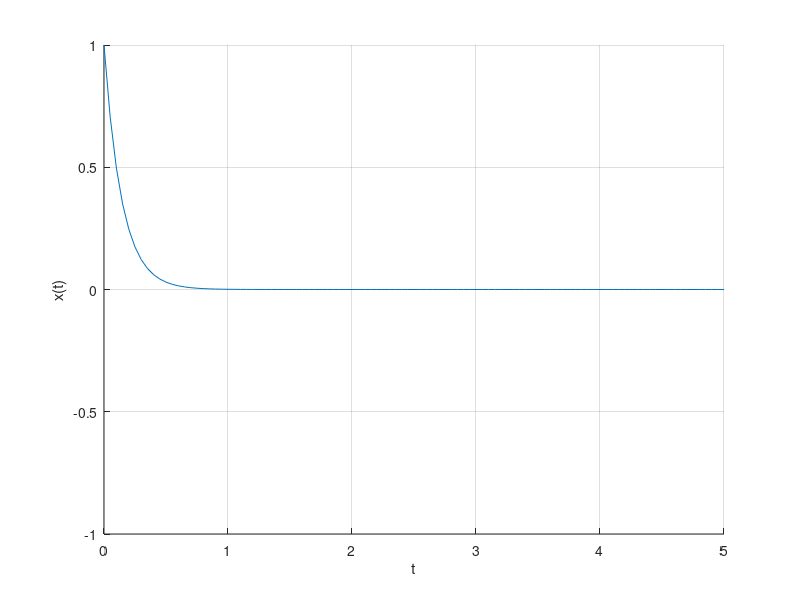

MATLAB code for this plot: (Note: this script raises an error after producing the figure.)
clear all
clc

%% Worksheet 3 Exercise a

delta_t = [1/2 1/4 1/8 1/16 1/32];

% Plot the reference solution.
t = 0:0.05:5;
x_t = exp(-7*t);
figure('Name', 'Explicit Euler Method');
grid on; hold on;
plot(t,x_t);
xlabel('t')
ylabel('x(t)')
ylim([-1 1])
hold on

% Explicit Euler Method Initialization.
x_0 = 1;
dt = 1/2;
t_end = 5;
f = @Utilities.Dahlquist;

% Error Vector Initialization
E = zeros(1,5);
E_red = ones(1,5);
% Stability Vector Initialization (expl_euler)
% We consider two types of stability definition, 
% The one is von Neumann stability, 
% The other one is defined by ourselves. 
explStabilityA = strings(1,5);
explStabilityB = strings(1,5);
for i = 1:5
    % Compute the approximate solutions and plot. 
    t = 0:dt:t_end;
    x_exact = exp(-7*t);
    x_t = expl_euler(x_0, dt, t_end, f);
    plot(t, x_t);
    % Error and error reduction computation
    E(i) = Utilities.approx_error(dt, t_end, x_exact, x_t(1, :));
    if i >= 2
        E_red(i) = E(i-1) / E(i);
    end
    % check stability
    explStabilityA(i) = Utilities.checkStabilityA(dt, 1);
    explStabilityB(i) = Utilities.checkStabilityB(x_exact, x_t, 1e-2);
    dt = dt/2;
end
legend('Analytical Solution', '\delta t = 1/2', '\delta t = 1/4', '\delta t = 1/8', '\delta t = 1/16','\delta t = 1/32')
title('Explicit Euler with time steps $\delta (t)=\{\frac{1}{2},\frac{1}{4},\frac{1}{8},\frac{1}{16},\frac{1}{32}\}$', ...
  'interpreter', 'latex');

% Print the error and error reduction with expl_euler as a table. 
table([delta_t; E; E_red], 'VariableNames', {'explicit_Euler_method_q_1'}, 'RowNames', {'delta_t' 'error' 'error red.'})

%% Worksheet 3 Exercise b-f)
% Plot the reference solution.
t = 0:0.05:5;
x_t = exp(-7*t);
figure('Name', 'Implicit Euler Method');
grid on; hold on;
plot(t,x_t);
xlabel('t')
ylabel('x(t)')
ylim([-1 1])
hold on

% Implicit Euler Method Initialization.
x_0 = 1;
dt = 1/2;
t_end = 5;
f = @Utilities.Dahlquist;
df = @Utilities.dDahlquist;

% Error Vector Initialization
E = zeros(1,5);
E_red = ones(1,5);
% Stability Vector Initialization (impl_euler)
implStabilityA = strings(1,5);
implStabilityB = strings(1,5);
for i = 1:5
    % Compute the approximated solutions and plot. 
    t = 0:dt:t_end;
    x_exact = exp(-7*t);
    x_t = impl_euler(x_0, dt, t_end, f, df);
    plot(t, x_t);
    % Error and error reduction computation
    E(i) = Utilities.approx_error(dt, t_end, x_exact, x_t(1, :));
    if i >= 2
        E_red(i) = E(i-1) / E(i);
    end
    implStabilityA(i) = Utilities.checkStabilityA(dt, 2);
    implStabilityB(i) = Utilities.checkStabilityB(x_exact, x_t, 1e-2);
    dt = dt/2;
end
legend('Analytical Solution', '\delta t = 1/2', '\delta t = 1/4', '\delta t = 1/8', '\delta t = 1/16','\delta t = 1/32')
title('Implicit Euler with time steps $\delta (t)=\{\frac{1}{2},\frac{1}{4},\frac{1}{8},\frac{1}{16},\frac{1}{32}\}$', ...
  'interpreter', 'latex');
% Print the error and error reduction with impl_euler as a table. 
table([delta_t; E; E_red], 'VariableNames', {'implicit_Euler_method_q_1'}, 'RowNames', {'delta_t' 'error' 'error red.'})
% Print stable cases as a table. 
table([delta_t; explStabilityA; implStabilityA], 'VariableNames', {'Stable cases A'}, 'RowNames', {'delta_t' 'Explicit Euler' 'Implicit Euler'})
table([delta_t; explStabilityB; implStabilityB], 'VariableNames', {'Stable cases B'}, 'RowNames', {'delta_t' 'Explicit Euler' 'Implicit Euler'})

%% Worksheet 3 Exercise g)
% Initialization
t = 0:0.1:20;
Fun = @Utilities.VdP_Oscillator;
x_0 = [1; 1];
dt = 0.1;
t_end = 20;

x = expl_euler(x_0, dt, t_end, Fun);
figure('Name', 'Approximate Solutions with Explicit Euler method for Van-der-Pol-Oscillator');
%Subplot u vs. t (function value). 
subplot(3, 1, 1);
grid on; grid minor; hold on;
plot(t, x(1, :));
xlabel('t')
ylabel('u(t)')
title('u vs. t');

%Subplot v vs. t (derivative). 
subplot(3, 1, 2);
grid on; grid minor; hold on;
plot(t,x(2, :));
xlabel('t')
ylabel('v(t)')
title('v vs. t');

%Subplot v vs. u. 
subplot(3, 1, 3);
grid on; grid minor; hold on;
plot(x(1, :), x(2, :));
xlabel('u')
ylabel('v')
title('v vs. u');

%% Worksheet 3 Exercise h)&i)

df = @Utilities.Jacobian;

x = impl_euler(x_0, dt, t_end, Fun, df);

figure('Name', 'Approximate Solutions with Implicit Euler method for Van-der-Pol-Oscillator');
%Subplot u vs. t. 
subplot(3, 1, 1);
grid on; grid minor; hold on;
plot(t, x(1, :));
xlabel('t')
ylabel('u(t)')
title('u vs. t');

%Subplot v vs. t. 
subplot(3, 1, 2);
grid on; grid minor; hold on;
plot(t,x(2, :));
xlabel('t')
ylabel('v(t)')
title('v vs. t');

%Subplot v vs.u. 
subplot(3, 1, 3);
grid on; grid minor; hold on;
plot(x(1, :), x(2, :));
xlabel('u')
ylabel('v')
title('v vs. u');









    
